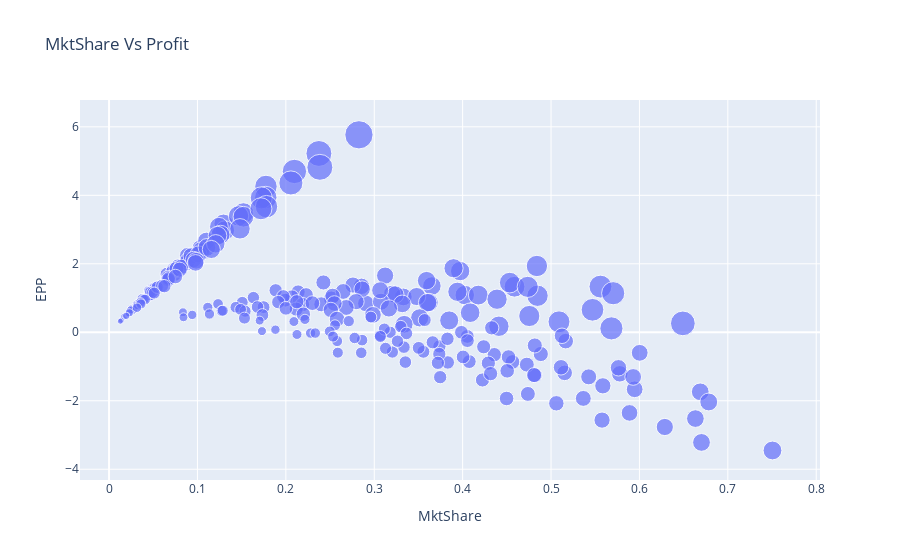

Write notebook code for a chart like this one.
### Code cell
import plotly.express as px
fig= px.scatter(LexicalDf,
                x='MktShare',
                y='EPP',
                size='Revenue',
                title='MktShare Vs Profit',
                labels={'Revenue': 'Revenue', 'Profit': 'EPP',}
               )
  # Adjust label positions
fig.update_traces(textposition='top center')

# Show plot
fig.show()

### Figure 1 — Plotly figure (JSON) as saved in the notebook; plotly's stock layout.template omitted (floating-point values rounded to 4 significant figures; data arrays with more than 128 entries replaced by an {"elided": "..."} marker saying what was removed)
{"data": [{"hovertemplate": "MktShare=%{x}<br>EPP=%{y}<br>Revenue=%{marker.size}<extra></extra>", "legendgroup": "", "marker": {"color": "#636efa", "size": {"elided": "243 float values"}, "sizemode": "area", "sizeref": 0.0212, "symbol": "circle"}, "mode": "markers", "name": "", "orientation": "h", "showlegend": false, "textposition": "top center", "type": "scatter", "x": {"elided": "243 float values"}, "xaxis": "x", "y": {"elided": "243 float values"}, "yaxis": "y"}], "layout": {"legend": {"itemsizing": "constant", "tracegroupgap": 0}, "title": {"text": "MktShare Vs Profit"}, "xaxis": {"anchor": "y", "domain": [0, 1], "title": {"text": "MktShare"}}, "yaxis": {"anchor": "x", "domain": [0, 1], "title": {"text": "EPP"}}}}
